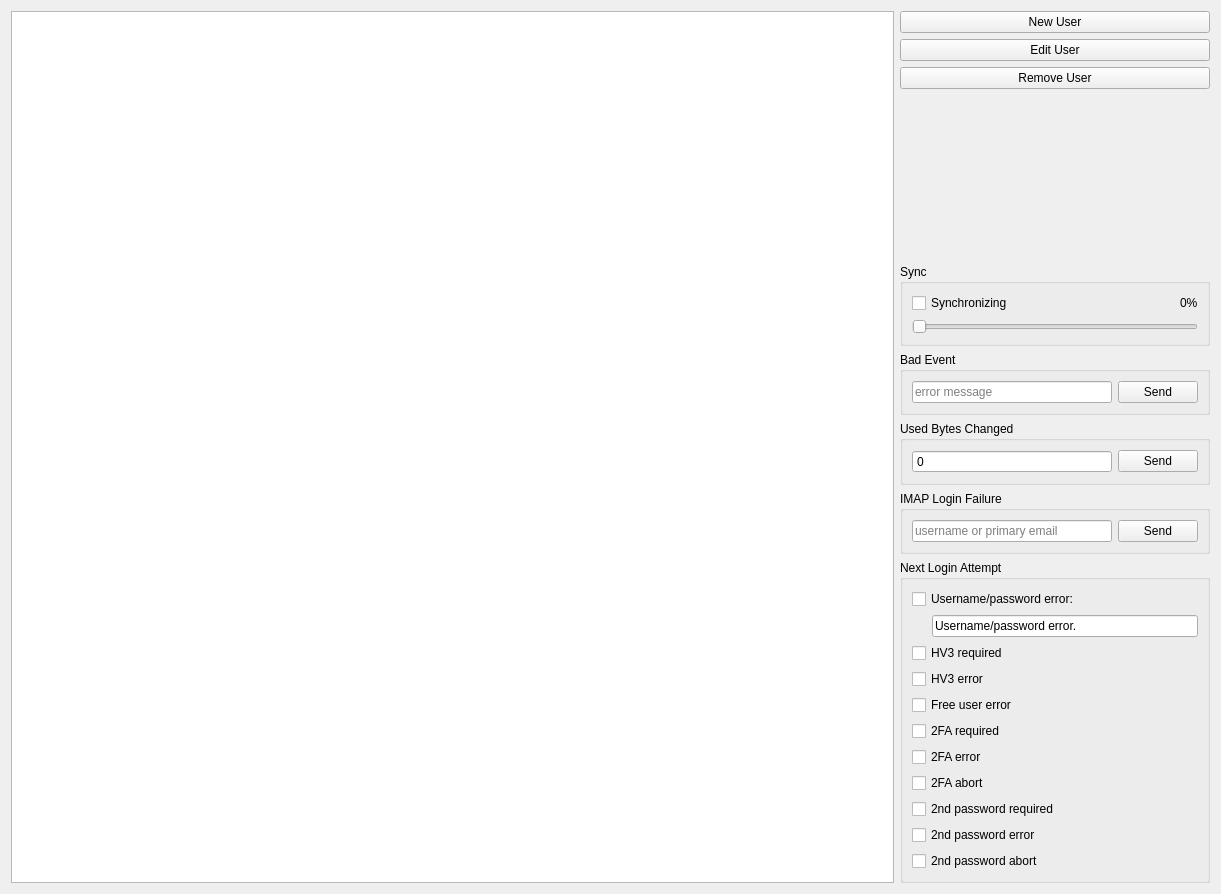
<?xml version="1.0" encoding="UTF-8"?>
<ui version="4.0">
 <class>UsersTab</class>
 <widget class="QWidget" name="UsersTab">
  <property name="geometry">
   <rect>
    <x>0</x>
    <y>0</y>
    <width>1221</width>
    <height>894</height>
   </rect>
  </property>
  <property name="windowTitle">
   <string>Form</string>
  </property>
  <layout class="QHBoxLayout" name="horizontalLayout" stretch="1,0">
   <item>
    <widget class="QTableView" name="tableUserList">
     <property name="selectionMode">
      <enum>QAbstractItemView::SingleSelection</enum>
     </property>
     <property name="selectionBehavior">
      <enum>QAbstractItemView::SelectRows</enum>
     </property>
     <attribute name="horizontalHeaderStretchLastSection">
      <bool>true</bool>
     </attribute>
     <attribute name="verticalHeaderVisible">
      <bool>false</bool>
     </attribute>
    </widget>
   </item>
   <item>
    <layout class="QVBoxLayout" name="verticalLayout">
     <item>
      <widget class="QPushButton" name="buttonNewUser">
       <property name="text">
        <string>New User</string>
       </property>
      </widget>
     </item>
     <item>
      <widget class="QPushButton" name="buttonEditUser">
       <property name="text">
        <string>Edit User</string>
       </property>
      </widget>
     </item>
     <item>
      <widget class="QPushButton" name="buttonRemoveUser">
       <property name="text">
        <string>Remove User</string>
       </property>
      </widget>
     </item>
     <item>
      <spacer name="verticalSpacer">
       <property name="orientation">
        <enum>Qt::Vertical</enum>
       </property>
       <property name="sizeHint" stdset="0">
        <size>
         <width>20</width>
         <height>40</height>
        </size>
       </property>
      </spacer>
     </item>
     <item>
      <widget class="QGroupBox" name="groupboxSync">
       <property name="minimumSize">
        <size>
         <width>0</width>
         <height>0</height>
        </size>
       </property>
       <property name="title">
        <string>Sync</string>
       </property>
       <layout class="QVBoxLayout" name="verticalLayout_5">
        <item>
         <layout class="QHBoxLayout" name="horizontalLayout_4" stretch="1,0">
          <item>
           <widget class="QCheckBox" name="checkSync">
            <property name="text">
             <string>Synchronizing</string>
            </property>
           </widget>
          </item>
          <item>
           <widget class="QLabel" name="labelSync">
            <property name="text">
             <string>0%</string>
            </property>
           </widget>
          </item>
         </layout>
        </item>
        <item>
         <widget class="QSlider" name="sliderSync">
          <property name="maximum">
           <number>100</number>
          </property>
          <property name="orientation">
           <enum>Qt::Horizontal</enum>
          </property>
          <property name="tickInterval">
           <number>10</number>
          </property>
         </widget>
        </item>
       </layout>
      </widget>
     </item>
     <item>
      <widget class="QGroupBox" name="groupBoxBadEvent">
       <property name="minimumSize">
        <size>
         <width>0</width>
         <height>0</height>
        </size>
       </property>
       <property name="title">
        <string>Bad Event</string>
       </property>
       <layout class="QVBoxLayout" name="verticalLayout_3">
        <item>
         <layout class="QHBoxLayout" name="horizontalLayout_3">
          <item>
           <widget class="QLineEdit" name="editUserBadEvent">
            <property name="minimumSize">
             <size>
              <width>200</width>
              <height>0</height>
             </size>
            </property>
            <property name="text">
             <string/>
            </property>
            <property name="placeholderText">
             <string>error message</string>
            </property>
           </widget>
          </item>
          <item>
           <widget class="QPushButton" name="buttonUserBadEvent">
            <property name="text">
             <string>Send</string>
            </property>
           </widget>
          </item>
         </layout>
        </item>
       </layout>
      </widget>
     </item>
     <item>
      <widget class="QGroupBox" name="groupBoxUsedSpace">
       <property name="minimumSize">
        <size>
         <width>0</width>
         <height>0</height>
        </size>
       </property>
       <property name="title">
        <string>Used Bytes Changed</string>
       </property>
       <layout class="QVBoxLayout" name="verticalLayout_4">
        <item>
         <layout class="QHBoxLayout" name="hBoxUsedBytes" stretch="1,0">
          <item>
           <widget class="QDoubleSpinBox" name="spinUsedBytes">
            <property name="buttonSymbols">
             <enum>QAbstractSpinBox::NoButtons</enum>
            </property>
            <property name="decimals">
             <number>0</number>
            </property>
            <property name="maximum">
             <double>1000000000000000.000000000000000</double>
            </property>
           </widget>
          </item>
          <item>
           <widget class="QPushButton" name="buttonUsedBytesChanged">
            <property name="text">
             <string>Send</string>
            </property>
           </widget>
          </item>
         </layout>
        </item>
       </layout>
      </widget>
     </item>
     <item>
      <widget class="QGroupBox" name="groupBoxIMAPLoginFailed">
       <property name="minimumSize">
        <size>
         <width>0</width>
         <height>0</height>
        </size>
       </property>
       <property name="title">
        <string>IMAP Login Failure</string>
       </property>
       <layout class="QVBoxLayout" name="verticalLayout_8">
        <item>
         <layout class="QHBoxLayout" name="horizontalLayout_7">
          <item>
           <widget class="QLineEdit" name="editIMAPLoginFailedUsername">
            <property name="minimumSize">
             <size>
              <width>200</width>
              <height>0</height>
             </size>
            </property>
            <property name="text">
             <string/>
            </property>
            <property name="placeholderText">
             <string>username or primary email</string>
            </property>
           </widget>
          </item>
          <item>
           <widget class="QPushButton" name="buttonImapLoginFailed">
            <property name="text">
             <string>Send</string>
            </property>
           </widget>
          </item>
         </layout>
        </item>
       </layout>
      </widget>
     </item>
     <item>
      <widget class="QGroupBox" name="groupBoxNextLogin">
       <property name="minimumSize">
        <size>
         <width>0</width>
         <height>100</height>
        </size>
       </property>
       <property name="title">
        <string>Next Login Attempt</string>
       </property>
       <layout class="QVBoxLayout" name="verticalLayout_2">
        <item>
         <widget class="QCheckBox" name="checkUsernamePasswordError">
          <property name="text">
           <string>Username/password error:</string>
          </property>
         </widget>
        </item>
        <item>
         <layout class="QHBoxLayout" name="horizontalLayout_2">
          <property name="spacing">
           <number>0</number>
          </property>
          <item>
           <spacer name="horizontalSpacer">
            <property name="orientation">
             <enum>Qt::Horizontal</enum>
            </property>
            <property name="sizeType">
             <enum>QSizePolicy::Fixed</enum>
            </property>
            <property name="sizeHint" stdset="0">
             <size>
              <width>20</width>
              <height>10</height>
             </size>
            </property>
           </spacer>
          </item>
          <item>
           <widget class="QLineEdit" name="editUsernamePasswordError">
            <property name="minimumSize">
             <size>
              <width>200</width>
              <height>0</height>
             </size>
            </property>
            <property name="text">
             <string>Username/password error.</string>
            </property>
           </widget>
          </item>
         </layout>
        </item>
        <item>
         <widget class="QCheckBox" name="checkHV3Required">
          <property name="text">
           <string>HV3 required</string>
          </property>
         </widget>
        </item>
        <item>
         <widget class="QCheckBox" name="checkHV3Error">
          <property name="text">
           <string>HV3 error</string>
          </property>
         </widget>
        </item>
        <item>
         <widget class="QCheckBox" name="checkFreeUserError">
          <property name="text">
           <string>Free user error</string>
          </property>
         </widget>
        </item>
        <item>
         <widget class="QCheckBox" name="checkTFARequired">
          <property name="text">
           <string>2FA required</string>
          </property>
         </widget>
        </item>
        <item>
         <widget class="QCheckBox" name="checkTFAError">
          <property name="text">
           <string>2FA error</string>
          </property>
         </widget>
        </item>
        <item>
         <widget class="QCheckBox" name="checkTFAAbort">
          <property name="text">
           <string>2FA abort</string>
          </property>
         </widget>
        </item>
        <item>
         <widget class="QCheckBox" name="checkTwoPasswordsRequired">
          <property name="text">
           <string>2nd password required</string>
          </property>
         </widget>
        </item>
        <item>
         <widget class="QCheckBox" name="checkTwoPasswordsError">
          <property name="text">
           <string>2nd password error</string>
          </property>
         </widget>
        </item>
        <item>
         <widget class="QCheckBox" name="checkTwoPasswordsAbort">
          <property name="text">
           <string>2nd password abort</string>
          </property>
         </widget>
        </item>
       </layout>
      </widget>
     </item>
    </layout>
   </item>
  </layout>
 </widget>
 <tabstops>
  <tabstop>buttonNewUser</tabstop>
  <tabstop>buttonEditUser</tabstop>
  <tabstop>buttonRemoveUser</tabstop>
  <tabstop>tableUserList</tabstop>
 </tabstops>
 <resources/>
 <connections/>
</ui>
